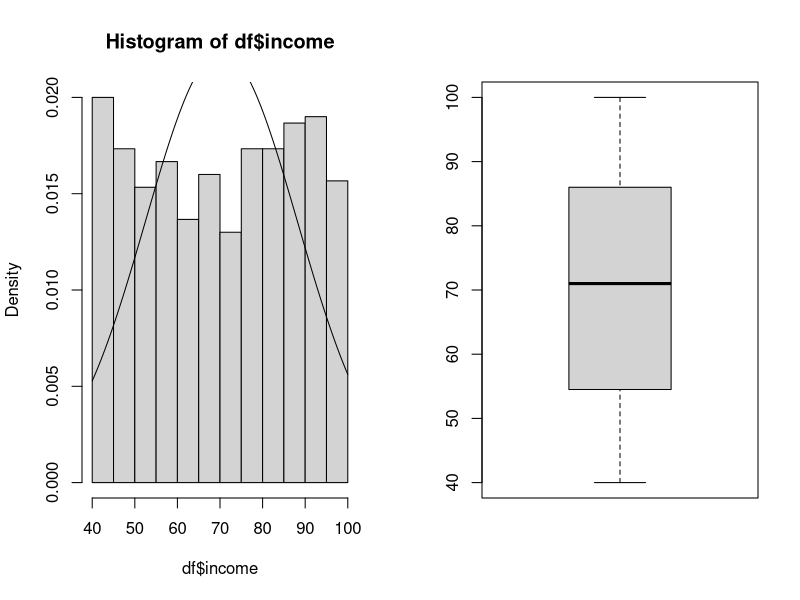

This figure's R source:
#Licensed under the Apache License, Version 2.0 (the "License");
# you may not use this file except in compliance with the License.
# You may obtain a copy of the License at
#
# https://www.apache.org/licenses/LICENSE-2.0
#
# Unless required by applicable law or agreed to in writing, software
# distributed under the License is distributed on an "AS IS" BASIS,
# WITHOUT WARRANTIES OR CONDITIONS OF ANY KIND, either express or implied.
# See the License for the specific language governing permissions and
# limitations under the License.

#Import libraries
library(readr)
library(car)
library(ggplot2)

# Directory path
dir <- "C:/path/"

# Set working directory
setwd(dir)

df <- read_csv("incomes.csv")
View(df)
attach(df)


# Rename columns in dataset
colnames(df) <- c('order','category','sex','income')

# Format variables
df$order <- as.numeric(df$order)
df$category <- as.factor(df$category)
df$sex <- as.factor(df$sex)
df$income <- as.numeric(df$income)

# Display income distribuition chart (histogram)
win.graph()
par(mfrow=c(1,2))
hist(df$income,freq = F)
curve(dnorm(x,mean(df$income),sd(df$income)),add=T)
shapiro.test(df$income)


#  Display income distribuition Boxplot 
boxplot(df$income)

# split data set by sex
m = df[sex="M"]
f = df[sex="F"]

# Testing hypothesis at a 95% confidence level, that male staff income are similarly to female staff
t.test(m[,"income"],f[,"income"],conf.level = 0.95)

# Parametric test for income 
df2 <- cbind(m[,"income"],f[,"income"])

# Chi-square test
chisq.test(df2)

# Testing hypothesis at a 95% confidence level, that male staff income are similarly to female staff

#Anova test
mdl <- aov(formula = income ~ category, data = df)

# Print result
mdl

# Print summary
summary(mdl)

# ================Let's check if some assumptions are met=====================
# Homogeneity
leveneTest(income ~ category, data = df)

# Normality of residues
shapiro.test(resid(mdl))

# Pair-wise comparison of averages
TukeyHSD(mdl)


# Non parametric test for income  
kruskal.test(category, income, data = df, conf.level = 0.95)
